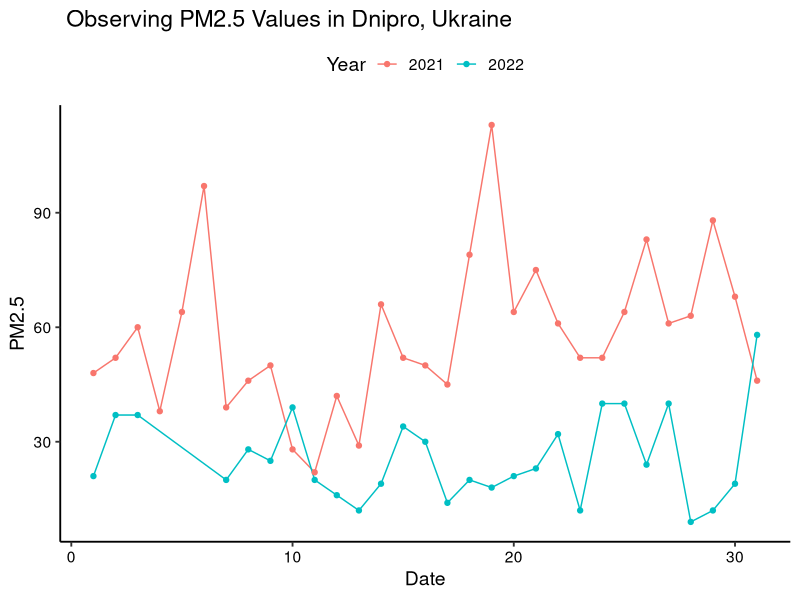
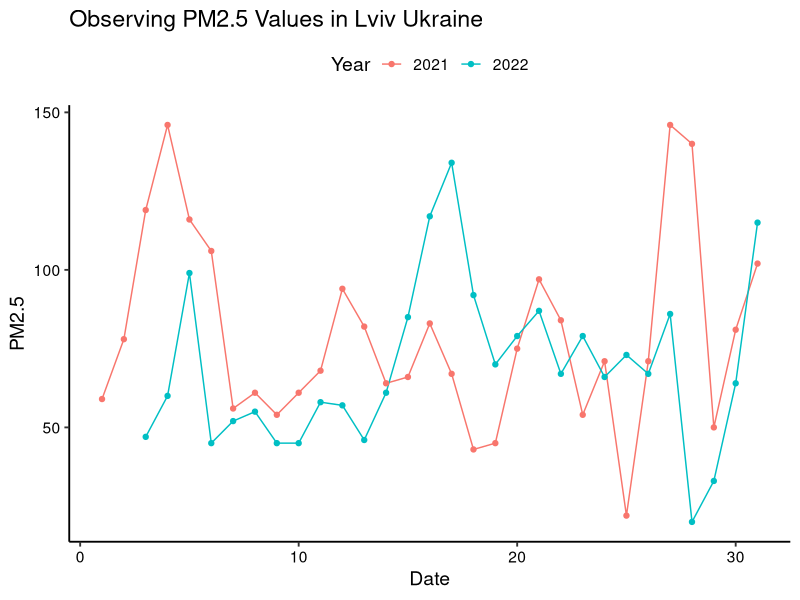
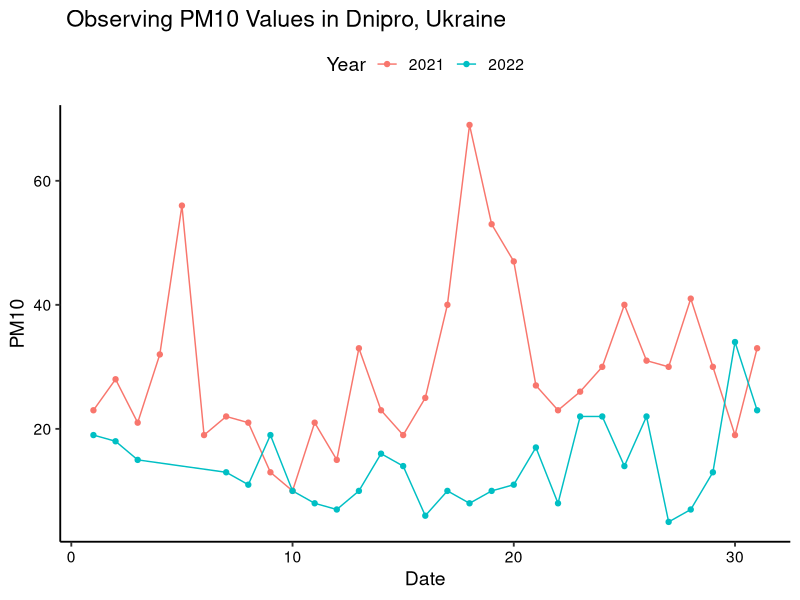
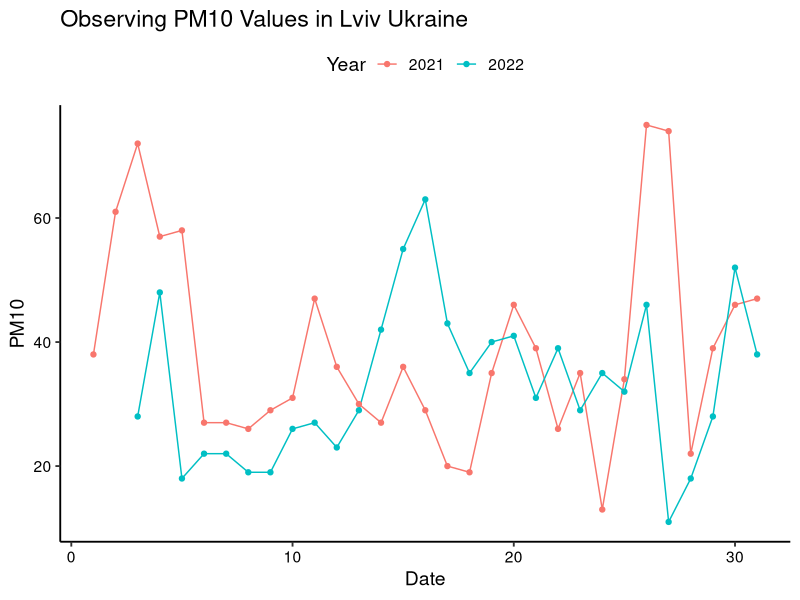
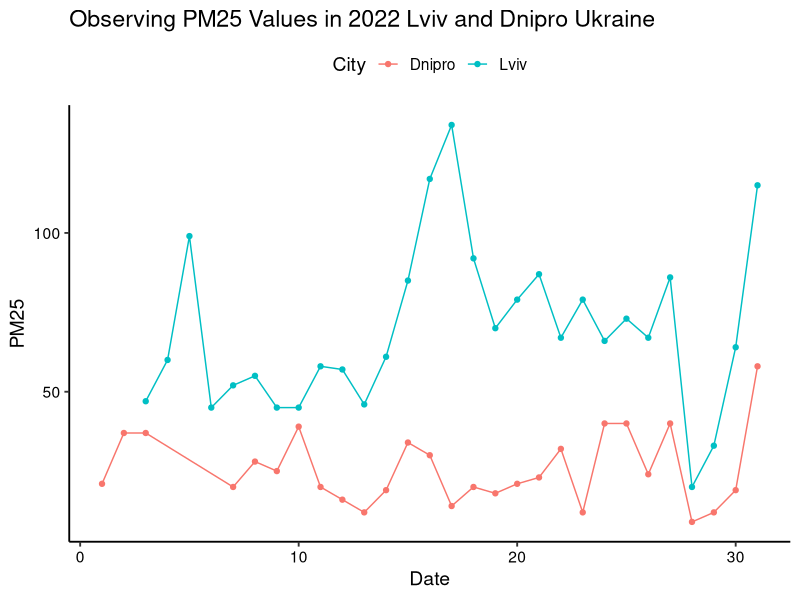
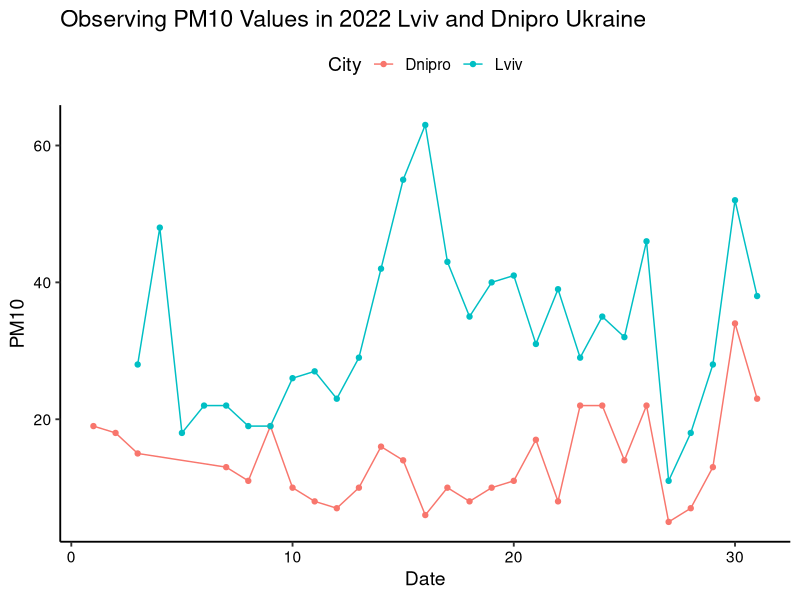

Source code (R) for these figures, in order:
## ---- chunk 1
# Set your working directory 

getwd() 

# Load your packages  

library(tidyverse)
library(lubridate)
library(ggplot2)
library(zoo)

# Set your ggplot theme

ourtheme <- theme_classic(base_size = 14)+ 
  theme(axis.text = element_text(color="black"), 
        legend.position = "top")
theme_set(ourtheme)
  
# Load your datasets

UkraineData <- read.csv("./Data/RawData/Ukraine_AQIData.csv", stringsAsFactors = TRUE)

## ---- chunk 2
# Initial wrangling 

Ukraine_Processed <- UkraineData %>% 
  drop_na(pm10) %>% 
  drop_na(pm25) 

# Setting Date 

Ukraine_Processed$date <- as.Date(Ukraine_Processed$date, "%m/%d/%y")

# Creating subsets by city  

Dnipro_2021 <- Ukraine_Processed %>% 
  filter(City %in% "Dnipro")%>%
  subset(date > "2021-2-28" & date < "2021-04-01") %>%
  mutate(Month = month(date), 
         Day = day(date), 
          Year = as.factor(year(date)))

                
Dnipro_2022 <- Ukraine_Processed %>%
  filter(City %in% "Dnipro")%>%
  subset(date > "2022-2-28" & date < "2022-04-01") %>%
   mutate(Month = month(date), 
         Day = day(date), 
          Year = as.factor(year(date)))

Lviv_2021 <- Ukraine_Processed %>% 
  filter(City %in% "Lviv") %>%
  subset(date > "2021-2-28" & date < "2021-04-01") %>%
  mutate(Month = month(date), 
         Day = day(date), 
          Year = as.factor(year(date)))

Lviv_2022 <- Ukraine_Processed %>% 
  filter(City %in% "Lviv") %>%
  subset(date > "2022-2-28" & date < "2022-04-01") %>%
  mutate(Month = month(date), 
         Day = day(date), 
          Year = as.factor(year(date)))

FULL_DNIPRO <- bind_rows(Dnipro_2021,Dnipro_2022)

FULL_LVIV <- bind_rows(Lviv_2021,Lviv_2022)

## ---- chunk 3
# DNIPRO PM2.5

#group=as.Date(year(Dnipro_2021$date)), color =as.Date(year(Dnipro_2021$date)))
#aes(month(date, label = TRUE, abbr = TRUE)) 

PM25_Dnipro_PLOT <- 
  ggplot(FULL_DNIPRO) + 
  (aes(x = Day, y = pm25, color = Year))+ 
  geom_line()+  
  geom_point()+
  labs(x= "Date", y = "PM2.5",
       title = " Observing PM2.5 Values in Dnipro, Ukraine")
print(PM25_Dnipro_PLOT)
  #annotate(geom = "text", x = as.Date("2022-03-11"), y = 50, label ="March 11, 2022:")+ 
  #annotate(geom = "text", x = as.Date("2022-03-11"), y = 45, label ="Missile Attack")




# LVIV PM2.5
PM25_Lviv_PLOT <- 
  ggplot(FULL_LVIV) + 
(aes(x = Day, y = pm25, color = Year)) + 
              geom_line()+  
  geom_point()+
  labs(x = "Date", y= "PM2.5",
       title = "Observing PM2.5 Values in Lviv Ukraine")
print(PM25_Lviv_PLOT)
  #scale_x_date(limits = as.Date(c("2022-03-01", "2022-03-31")))+ 
  #xlab("Date")+ 
  #ylab("PM2.5")+ 
 # labs(title = "        Observing PM2.5 Values in Lviv, Ukraine")+
  #ylim(0,180)+
 # annotate(geom = "text", x = as.Date("2022-03-18"), y = 165, label ="March 18, 2022:")+ 
  #annotate(geom = "text", x = as.Date("2022-03-18"), y = 155, label ="1st Missile Attack")+ 
  #annotate(geom = "text", x = as.Date("2022-03-26"), y = 110, label ="March 26, 2022:")+ 
  #annotate(geom = "text", x = as.Date("2022-03-26"), y = 100, label ="2nd Missile Attack")

## ---- chunk 4

#DNIPRO PM2.5
PM10_Dnipro_PLOT <-ggplot(FULL_DNIPRO) + 
  (aes(x = Day, y = pm10, color = Year))+ 
  geom_line()+  
  geom_point()+
  labs(x= "Date", y = "PM10",
       title = " Observing PM10 Values in Dnipro, Ukraine")
print(PM10_Dnipro_PLOT) 
            #  geom_line()+  
 # geom_point()+
  #scale_x_date(limits = as.Date(c("2022-03-01", "2022-03-31")))+ 
  #xlab("Date")+ 
  #ylab("PM10")+ 
  #labs(title = "        Observing PM10 Values in Dnipro, Ukraine")+
  #ylim(0,40)+
  #annotate(geom = "text", x = as.Date("2022-03-11"), y = 25, label ="March 11, 2022:")+ 
  #annotate(geom = "text", x = as.Date("2022-03-11"), y = 23, label ="Missile Attack")
  


#LVIV PM10
PM10_Lviv_PLOT <-
  ggplot(FULL_LVIV) + 
(aes(x = Day, y = pm10, color = Year)) + 
              geom_line()+  
  geom_point()+
  labs(x = "Date", y= "PM10",
       title = "Observing PM10 Values in Lviv Ukraine")  
print(PM10_Lviv_PLOT)
  #geom_point()+
  #scale_x_date(limits = as.Date(c("2022-03-01", "2022-03-31")))+ 
  #xlab("Date")+ 
  #ylab("PM10")+ 
  #labs(title = "        Observing PM10 Values in Lviv, Ukraine")+
  #ylim(0,75)+
  #annotate(geom = "text", x = as.Date("2022-03-18"), y = 70, label ="March 18, 2022:")+ 
  #annotate(geom = "text", x = as.Date("2022-03-18"), y = 66, label ="1st Missile Attack")+ 
  #annotate(geom = "text", x = as.Date("2022-03-26"), y = 60, label ="March 26, 2022:")+ 
  #annotate(geom = "text", x = as.Date("2022-03-26"), y = 56, label ="2nd Missile Attack")


## ---- chunk 5

FULL_Air_quality <- bind_rows(Dnipro_2022,Lviv_2022)

PM25_Lviv_and_Dnipro_PLOT <-
  ggplot(FULL_Air_quality) + 
(aes(x = Day, y = pm25, color = City)) + 
              geom_line()+  
  geom_point()+
  labs(x = "Date", y= "PM25",
       title = "Observing PM25 Values in 2022 Lviv and Dnipro Ukraine")  
print(PM25_Lviv_and_Dnipro_PLOT)

PM10_Lviv_and_Dnipro_PLOT <-
  ggplot(FULL_Air_quality) + 
(aes(x = Day, y = pm10, color = City)) + 
              geom_line()+  
  geom_point()+
  labs(x = "Date", y= "PM10",
       title = "Observing PM10 Values in 2022 Lviv and Dnipro Ukraine")  
print(PM10_Lviv_and_Dnipro_PLOT)


## ---- chunk 6

lviv.pm25.anova <- aov(data = FULL_LVIV , pm25 ~ Year)
summary(lviv.pm25.anova)

lviv.pm10.anova <- aov(data = FULL_LVIV , pm10 ~ Year)
summary(lviv.pm10.anova)

dnipro.pm25.anova <- aov(data = FULL_DNIPRO , pm25 ~ Year)
summary(dnipro.pm25.anova)

dnipro.pm10.anova <- aov(data = FULL_DNIPRO , pm10 ~ Year)
summary(dnipro.pm10.anova)

dnipro.lviv.pm25.anova <- aov(data = FULL_Air_quality , pm25 ~ City)
summary(dnipro.lviv.pm25.anova)

dnipro.lviv.pm10.anova <- aov(data = FULL_Air_quality , pm10 ~ City)
summary(dnipro.lviv.pm10.anova)
## ---- chunk 7

lviv.25.lm <- lm(data = FULL_LVIV, pm25 ~ Year) 
summary(lviv.25.lm) 

lviv.10.lm <- lm(data = FULL_LVIV, pm10 ~ Year) 
summary(lviv.10.lm) 

dnipro.25.lm <- lm(data = FULL_DNIPRO, pm25 ~ Year) 
summary(dnipro.25.lm) 

dnipro.10.lm <- lm(data = FULL_DNIPRO, pm10 ~ Year) 
summary(dnipro.10.lm) 

dnipro.lviv.pm25.lm <- lm(data = FULL_Air_quality, pm25 ~ City) 
summary(dnipro.lviv.pm25.lm)

dnipro.lviv.pm10.lm <- lm(data = FULL_Air_quality, pm10 ~ City) 
summary(dnipro.lviv.pm10.lm)
